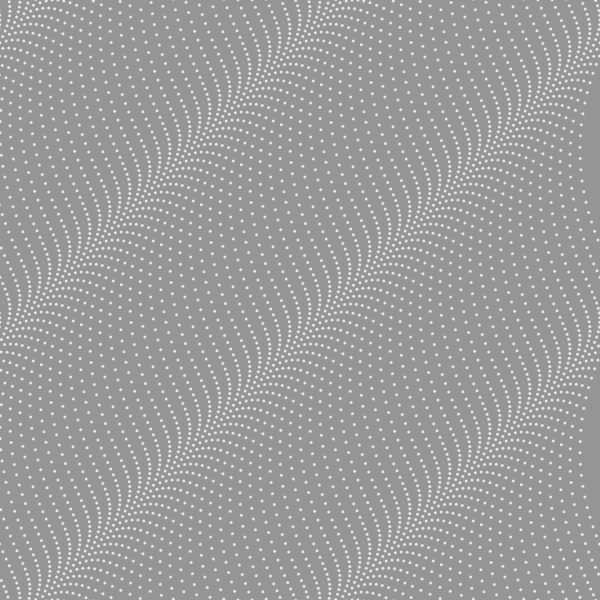
Frame 1 (no input)
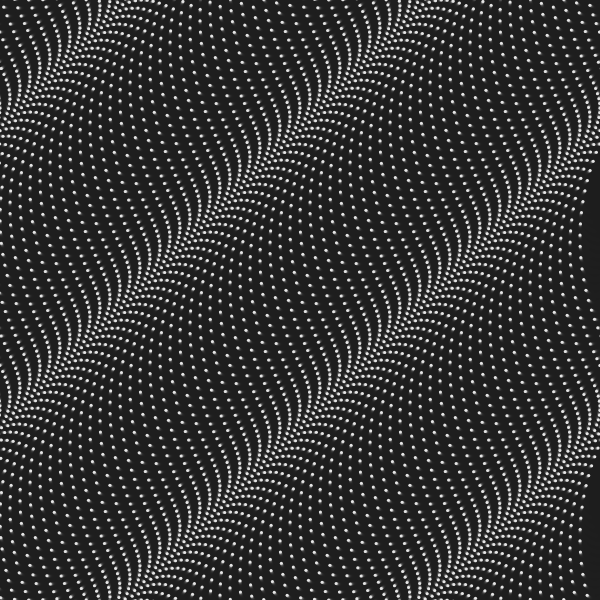
Frame 60 (no input)
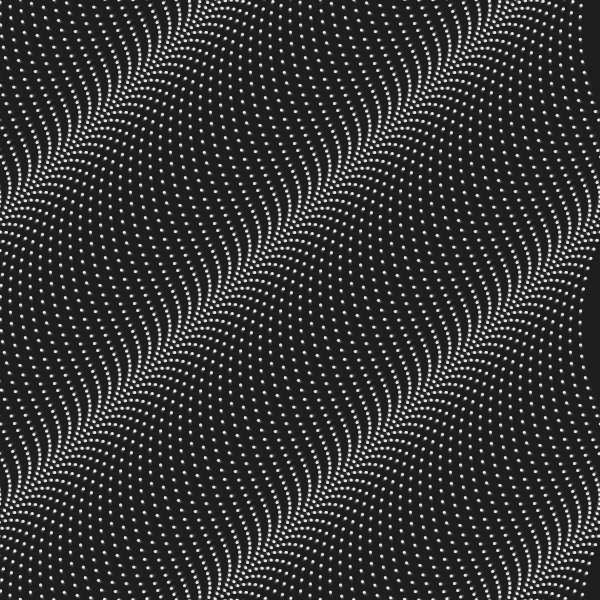
Frame 120 (the mouse pressed at the canvas centre since frame 60)

The p5.js sketch that drew these frames (run headless with seeded random() and noise() and a simulated clock; from frame 60 on, the mouse is pressed at the canvas centre):

// p5.js sketch
// ── sketch.js
let t = 0; // time variable
let r = 0.001; // rate variable

function setup() {
  createCanvas(600, 600);
  noStroke();
  fill(230, 230, 230);
}

function draw() {
  background(30, 120); // translucent background (creates trails)

  // make a x and y grid of ellipses
  for (let x = -20; x <= width; x = x + 10) {
    for (let y = -20; y <= height+ 20; y = y + 8) {
      // adjust first number to change direction of waves
      const xAngle = map(0, 0, width, -4 * PI, 4 * PI, true);
      const yAngle = map(00, 0, height, -4 * PI, 4 * PI, true);

      // and also varies based on the particle's location
      const angle = xAngle * (x / width-100) + yAngle * (y / height);

      // each particle moves in a circle
      const myX = x + 20 * cos(2 * PI * t + angle);
      const myY = y + 20 * sin(2 * PI * t + angle);

      ellipse(myX, myY, 3); // draw particle
    }
  }

  t = t + 0.005;

  // if statement to change speedss based on iterator value
  // if (r > 0.6) {
  //   r = 1
  //   t = t + 0.005;
  // } else {
  //   t = t + 0.4; // update time
  //   r = r + 0.005;
  //   t = t * r;
  // }

}
